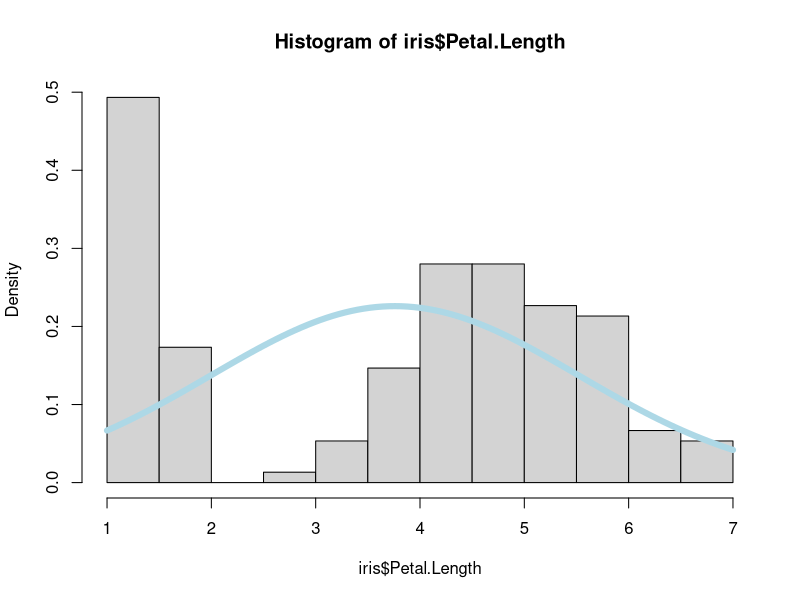
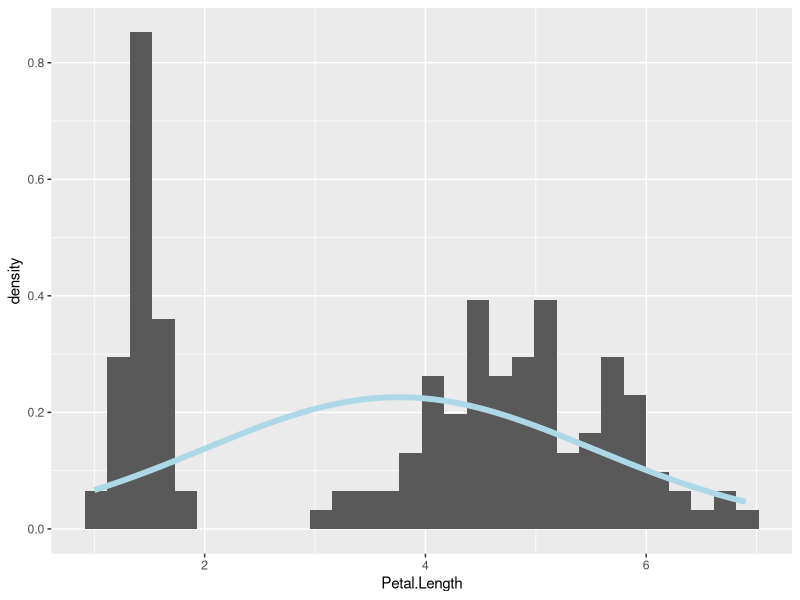

Source code (R) for these figures, in order:
## ---- chunk 1
# How to add a Normal curve to a histogram
hist(iris$Petal.Length, freq=F)
curve(dnorm(x, mean = mean(iris$Petal.Length), sd = sd(iris$Petal.Length)), col = "lightblue", lwd = 6, add = TRUE)
## ---- chunk 2
library(ggplot2)

m = mean(iris$Petal.Length)
s = sd(iris$Petal.Length)

p1 = ggplot(iris, aes(x = Petal.Length)) + 
  geom_histogram(aes(y = ..density..)) +
  stat_function(fun = dnorm, args = list(mean = m, sd = s), colour="lightblue", size=2)
p1
## ---- chunk 3
# Produce Normal probabilities
pnorm(7, mean = mean(iris$Petal.Length), sd = sd(iris$Petal.Length))
## ---- chunk 4
# Produce Normal quantiles
qnorm(0.5, mean = mean(iris$Petal.Length), sd = sd(iris$Petal.Length))
## ---- chunk 5
m = mean(iris$Sepal.Length)
s = sd(iris$Sepal.Length)
pnorm(6, m, s) - pnorm(5, m, s)
